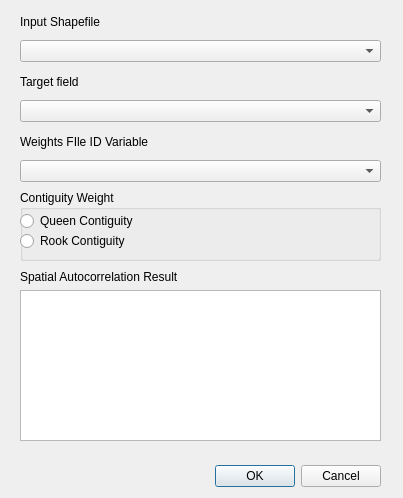
<?xml version="1.0" encoding="UTF-8"?>
<ui version="4.0">
 <class>Dialog</class>
 <widget class="QDialog" name="Dialog">
  <property name="geometry">
   <rect>
    <x>0</x>
    <y>0</y>
    <width>403</width>
    <height>498</height>
   </rect>
  </property>
  <property name="windowTitle">
   <string>Dialog</string>
  </property>
  <widget class="QDialogButtonBox" name="buttonBox">
   <property name="geometry">
    <rect>
     <x>40</x>
     <y>460</y>
     <width>341</width>
     <height>32</height>
    </rect>
   </property>
   <property name="orientation">
    <enum>Qt::Horizontal</enum>
   </property>
   <property name="standardButtons">
    <set>QDialogButtonBox::Cancel|QDialogButtonBox::Ok</set>
   </property>
  </widget>
  <widget class="QWidget" name="layoutWidget">
   <property name="geometry">
    <rect>
     <x>20</x>
     <y>10</y>
     <width>361</width>
     <height>52</height>
    </rect>
   </property>
   <layout class="QVBoxLayout" name="VLayout_1">
    <item>
     <widget class="QLabel" name="label1">
      <property name="text">
       <string>Input Shapefile</string>
      </property>
     </widget>
    </item>
    <item>
     <widget class="QComboBox" name="inShape"/>
    </item>
   </layout>
  </widget>
  <widget class="QWidget" name="layoutWidget_2">
   <property name="geometry">
    <rect>
     <x>20</x>
     <y>70</y>
     <width>361</width>
     <height>52</height>
    </rect>
   </property>
   <layout class="QVBoxLayout" name="VLayout_2">
    <item>
     <widget class="QLabel" name="label2">
      <property name="text">
       <string>Target field</string>
      </property>
     </widget>
    </item>
    <item>
     <widget class="QComboBox" name="inField"/>
    </item>
   </layout>
  </widget>
  <widget class="QWidget" name="verticalLayoutWidget">
   <property name="geometry">
    <rect>
     <x>20</x>
     <y>270</y>
     <width>361</width>
     <height>171</height>
    </rect>
   </property>
   <layout class="QVBoxLayout" name="VLayout_5">
    <item>
     <widget class="QLabel" name="label5">
      <property name="text">
       <string>Spatial Autocorrelation Result</string>
      </property>
     </widget>
    </item>
    <item>
     <widget class="QTextEdit" name="SAresult"/>
    </item>
   </layout>
  </widget>
  <widget class="QWidget" name="layoutWidget_4">
   <property name="geometry">
    <rect>
     <x>20</x>
     <y>130</y>
     <width>361</width>
     <height>52</height>
    </rect>
   </property>
   <layout class="QVBoxLayout" name="VLayout_3">
    <item>
     <widget class="QLabel" name="label3">
      <property name="text">
       <string>Weights FIle ID Variable</string>
      </property>
     </widget>
    </item>
    <item>
     <widget class="QComboBox" name="idVariable"/>
    </item>
   </layout>
  </widget>
  <widget class="QGroupBox" name="groupBox">
   <property name="geometry">
    <rect>
     <x>20</x>
     <y>190</y>
     <width>361</width>
     <height>71</height>
    </rect>
   </property>
   <property name="title">
    <string>Contiguity Weight</string>
   </property>
   <widget class="QRadioButton" name="queen">
    <property name="geometry">
     <rect>
      <x>0</x>
      <y>20</y>
      <width>359</width>
      <height>22</height>
     </rect>
    </property>
    <property name="text">
     <string>Queen Contiguity</string>
    </property>
   </widget>
   <widget class="QRadioButton" name="rook">
    <property name="geometry">
     <rect>
      <x>0</x>
      <y>40</y>
      <width>359</width>
      <height>22</height>
     </rect>
    </property>
    <property name="text">
     <string>Rook Contiguity</string>
    </property>
   </widget>
  </widget>
 </widget>
 <resources/>
 <connections>
  <connection>
   <sender>buttonBox</sender>
   <signal>accepted()</signal>
   <receiver>Dialog</receiver>
   <slot>accept()</slot>
   <hints>
    <hint type="sourcelabel">
     <x>248</x>
     <y>254</y>
    </hint>
    <hint type="destinationlabel">
     <x>157</x>
     <y>274</y>
    </hint>
   </hints>
  </connection>
  <connection>
   <sender>buttonBox</sender>
   <signal>rejected()</signal>
   <receiver>Dialog</receiver>
   <slot>reject()</slot>
   <hints>
    <hint type="sourcelabel">
     <x>316</x>
     <y>260</y>
    </hint>
    <hint type="destinationlabel">
     <x>286</x>
     <y>274</y>
    </hint>
   </hints>
  </connection>
 </connections>
</ui>
